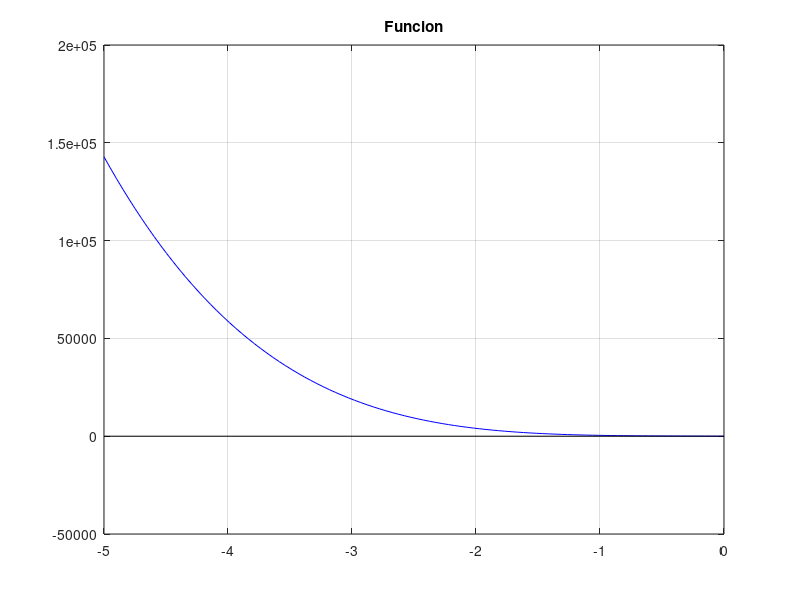
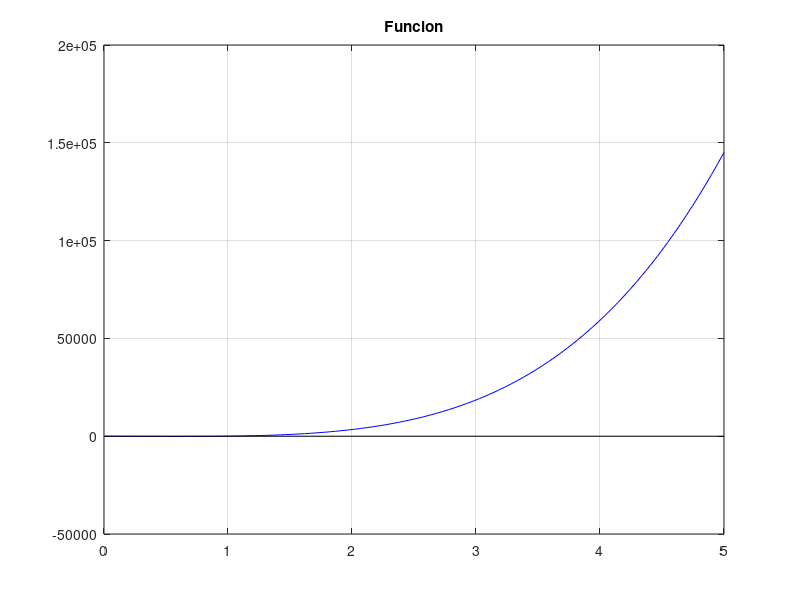

Source code (MATLAB) for these figures, in order: (Note: this script raises an error after producing the figures.)
clc;
format long;

a = -5;
b = 0;
a2 = 0;
b2 = 5;
maxit = 500;
tol = 1e-6;

#Datos
p = @(x) (230 .*x.^4) + (18.*x.^3) + (9 .* x.^2) - (222 .*x) -9;

#Plot funcion

figure(1);
x = linspace(a,b,100);
plot(x,p(x),'b-');
grid on;
title('Funcion');
hold on;
plot(xlim, [0 0], 'k-')  % Línea negra horizontal sobre y = 0
hold on;

#Plot funcion

figure(2);
x = linspace(a2,b2,100);
plot(x,p(x),'b-');
grid on;
title('Funcion');
hold on;
plot(xlim, [0 0], 'k-')  % Línea negra horizontal sobre y = 0
hold on;

# Biseccion 1
[ptmin,~,~,~,~] = biseccion3(p, a, b, maxit, tol);
ptmin

%[ptmin,~,~,~] = biseccion(p, a, b, maxit, tol);
%ptmin

# Biseccion 2
[ptmax,~,~,~,~] = biseccion3(p, a2, b2, maxit, tol);
ptmax

[ptmax2,~,~,~] = biseccion(p, a2, b2, maxit, tol);
ptmax2
